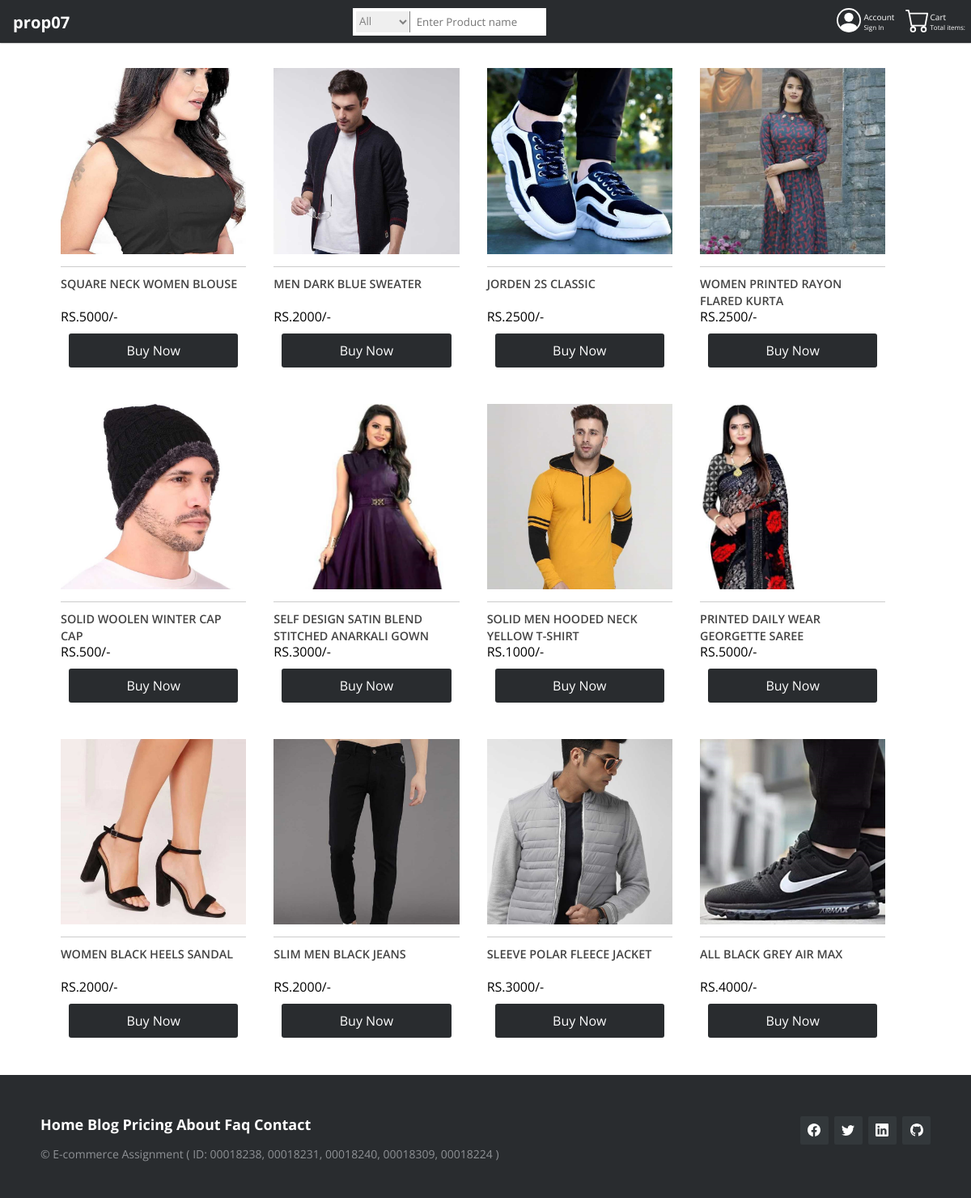
The page / on the database its author committed.
### tables this page shows
CREATE TABLE `product_info` (
  `product_id` int(11) NOT NULL,
  `pname` varchar(50) NOT NULL,
  `pprice` text NOT NULL,
  `pquantity` int(30) NOT NULL,
  `ptype` varchar(20) NOT NULL,
  `img_url` varchar(100) NOT NULL,
  `pdate` timestamp NOT NULL DEFAULT current_timestamp() ON UPDATE current_timestamp(),
  `disc` varchar(200) NOT NULL,
  `vendor_id` int(11) NOT NULL
);

### index.php (the view, shortened to what this page needs)
<?php  include "connection.php";
if(isset($_GET['id'])){
$id=$_GET['id'];
}else{
  $id=0;
}
?>
<!DOCTYPE html>
<html lang="en">
  <head>
    <link rel="stylesheet" href="index.css" />
  </head>
  <body>
    <header>
      <nav class="navbar">
        <div class="logo">
          <div class="text" style="margin-left: 1rem"><h1>prop07</h1></div>
        </div>
        <form action="" class="item search right" tabindex="0" method="post">
          <div>
            <div class="search-group">
              <select name="type">
                <option value="all">All</option>
              </select>
              <input type="search" placeholder="Enter Product name " name="search" />
            </div>
          </div>
        </form>
        <a href="account.php" class="item">
          <div class="group">
            <i>
            </i>
            <div class="detail">
              Account
              <div class="sub">Sign In</div>
            </div>
          </div>
        </a>
        <a href="cart.php" class="item">
          <div class="group">
            <i
              >
            </i>
            <div class="detail">
              Cart
              <div class="sub">Total items:</div>
            </div>
          </div>
        </a>
      </nav>
    </header>
    <section style="min-height: 89vh">
      <div id="wrap">
        <div id="columns" class="columns_4">
        <?php
        if(isset($_POST['search'])){
          $name=$_POST['search'];
          $type=$_POST['type'];
          if($type=="all"){
            $sql="SELECT * FROM `product_info` WHERE `pname`='$name' ORDER BY product_id DESC";
        $res= mysqli_query($conn, $sql);
        if (mysqli_num_rows($res)>0){ while ($product=mysqli_fetch_assoc($res)){ ?>
                  <figure>
                  <?php $str=$product['pname'];
                $str=strtoupper($str);
                $product_id=$product['product_id'];
                ?>
            <img src="product_image/<?=$product['img_url'];?>" />
            <figcaption><?php echo $str; ?></figcaption>
            <span class="price">RS.<?=$product['pprice'];?></span>
            <a
              class="button"
              href="<?php echo"
              product.php?id=" .$product_id."
              &uid=" .$id;?>"
              >Buy Now</a
            >
          </figure>
          <?php
            }}
          }elseif($type=="menswear"){
            $sql="SELECT * FROM `product_info` WHERE `pname`='$name' AND `ptype`='$type'  ORDER BY product_id DESC";
        $res= mysqli_query($conn, $sql);
        if (mysqli_num_rows($res)>0){ while ($product=mysqli_fetch_assoc($res)){ ?>
                  <figure>
                  <?php $str=$product['pname'];
                $str=strtoupper($str);
                $product_id=$product['product_id'];
                ?>
            <img src="product_image/<?=$product['img_url'];?>" />
            <figcaption><?php echo $str; ?></figcaption>
            <span class="price">RS.<?=$product['pprice'];?></span>
            <a
              class="button"
              href="<?php echo"
              product.php?id=" .$product_id."
              &uid=" .$id;?>"
              >Buy Now</a
            >
          </figure>
          <?php
            }}
          }elseif($type=="womenswear"){
            $sql="SELECT * FROM `product_info` WHERE `pname`='$name' AND `ptype`='$type' ORDER BY product_id DESC";
            $res= mysqli_query($conn, $sql);
            if (mysqli_num_rows($res)>0){ while ($product=mysqli_fetch_assoc($res)){ ?>
                      <figure>
                      <?php $str=$product['pname'];
                    $str=strtoupper($str);
                    $product_id=$product['product_id'];
                    ?>
                <img src="product_image/<?=$product['img_url'];?>" />
                <figcaption><?php echo $str; ?></figcaption>
                <span class="price">RS.<?=$product['pprice'];?></span>
                <a
                  class="button"
                  href="<?php echo"
                  product.php?id=" .$product_id."
                  &uid=" .$id;?>"
                  >Buy Now</a
                >
              </figure>
              <?php
                }}
          }elseif($type=="ab"){
            $sql="SELECT * FROM `product_info`  ORDER BY pprice ASC";
            $res= mysqli_query($conn, $sql);
            if (mysqli_num_rows($res)>0){ while ($product=mysqli_fetch_assoc($res)){ ?>
                      <figure>
                      <?php $str=$product['pname'];
                    $str=strtoupper($str);
                    $product_id=$product['product_id'];
                    ?>
                <img src="product_image/<?=$product['img_url'];?>" />
                <figcaption><?php echo $str; ?></figcaption>
                <span class="price">RS.<?=$product['pprice'];?></span>
                <a
                  class="button"
                  href="<?php echo"
                  product.php?id=" .$product_id."
                  &uid=" .$id;?>"
                  >Buy Now</a
                >
              </figure>
              <?php
                }}
          }else{
            $sql="SELECT * FROM `product_info` ORDER BY pprice DESC";
        $res= mysqli_query($conn, $sql);
        if (mysqli_num_rows($res)>0){ while ($product=mysqli_fetch_assoc($res)){ ?>
                  <figure>
                  <?php $str=$product['pname'];
                $str=strtoupper($str);
                $product_id=$product['product_id'];
                ?>
            <img src="product_image/<?=$product['img_url'];?>" />
            <figcaption><?php echo $str; ?></figcaption>
            <span class="price">RS.<?=$product['pprice'];?></span>
            <a
              class="button"
              href="<?php echo"
              product.php?id=" .$product_id."
              &uid=" .$id;?>"
              >Buy Now</a
            >
          </figure>
          <?php
            }}
          }
        }else {
        $sql="SELECT * FROM `product_info`ORDER BY product_id DESC";
        $res= mysqli_query($conn, $sql);
        if (mysqli_num_rows($res)>0){ while ($product=mysqli_fetch_assoc($res)){ ?>
                  <figure>
                  <?php $str=$product['pname'];
                $str=strtoupper($str);
                $product_id=$product['product_id'];
                ?>
            <img src="product_image/<?=$product['img_url'];?>" />
            <figcaption><?php echo $str; ?></figcaption>
            <span class="price">RS.<?=$product['pprice'];?>/-</span>
            <a
              class="button"
              href="<?php echo"
              product.php?id=" .$product_id."
              &uid=" .$id;?>"
              >Buy Now</a
            >
          </figure>
          <?php
   }}else{
     echo "Sorry nO data found";}
        }?>
        </div>
      </div>
    </section>
    <footer class="footer-distributed">
      <div class="footer-right">
        <a href="#"
          ><i class="fa fa-facebook"
            ></i
        ></a>
        <a href="#"
          ><i class="fa fa-twitter"
            ></i
        ></a>
        <a href="#"
          ><i class="fa fa-linkedin"
            ></i
        ></a>
        <a href="https://github.com/prop07"
          ><i class="fa fa-github"
            ></i
        ></a>
      </div>
      <div class="footer-left">
        <p class="footer-links">
          <a class="link-1" href="#">Home</a>
          <a href="#">Blog</a>
          <a href="#">Pricing</a>
          <a href="#">About</a>
          <a href="#">Faq</a>
          <a href="#">Contact</a>
        </p>
        <p>
        &copy; E-commerce Assignment ( ID: 00018238, 00018231, 00018240,
        00018309, 00018224 )
      </p>
      </div>
    </footer>
  </body>
</html>

### index.css (style rules this page uses)
:root { --theme-bg-color: #292c2f; --theme-color: white; }
* { margin: 0; padding: 0; font-family: "Open Sans", sans-serif; box-sizing: border-box; }
.navbar { display: flex; box-shadow: 0 0 2px 0 grey; align-items: center; font-size: 0.7em; background-color: var(--theme-bg-color); color: white; color: var(--theme-color); }
.item { padding: 7px; text-decoration: none; color: white; color: var(--theme-color); }
.item.right { margin: 0 0 0 auto; }
section { min-height: 95vh; }
.navbar .logo { font-size: 1.2em; align-items: center; display: flex; }
.item.search { transition: 0.2s linear; display: flex; justify-content: center; flex-grow: 1; }
.item.search input { width: 100%; padding: 6px; outline: none; border: 2px solid grey; max-width: 100%; border: 0; }
.item .search-group { display: flex; width: 100%; max-width: 700px; border: 2px solid grey; overflow: hidden; background: white; border-color: white; color: var(--theme-color); }
.item .search-group select { border: 0; margin: 2px; border-right: 1px solid grey; max-width: 5em; outline: none; color: grey; }
.item .group { display: flex; align-items: center; font-size: 0.9em; }
.item .group .sub { font-size: 0.8em; }
.footer-distributed { background-color: #292c2f; box-shadow: 0 1px 1px 0 rgba(0, 0, 0, 0.12); box-sizing: border-box; width: 100%; text-align: left; font: normal 16px sans-serif; padding: 45px 50px; }
.footer-distributed .footer-left p { color: #8f9296; font-size: 14px; margin: 0; }
.footer-distributed p.footer-links { font-size: 18px; font-weight: bold; color: #ffffff; margin: 0 0 10px; padding: 0; transition: ease 0.25s; }
.footer-distributed p.footer-links a { display: inline-block; line-height: 1.8; text-decoration: none; color: inherit; transition: ease 0.25s; }
.footer-distributed .footer-links a:before { font-size: 20px; left: 0; color: #fff; display: inline-block; padding-right: 5px; }
a { text-decoration: none; }
.footer-distributed .footer-right { float: right; margin-top: 6px; max-width: 180px; }
.footer-distributed .footer-right a { display: inline-block; width: 35px; height: 35px; background-color: #33383b; border-radius: 2px; font-size: 20px; color: #ffffff; text-align: center; line-height: 35px; margin-left: 3px; transition: all 0.25s; }
#wrap { width: 90%; max-width: 1100px; margin: 1rem auto; }
.columns_4 figure { width: 24%; margin-right: 1%; }
.columns_4 figure:nth-child(4) { margin-right: 0; }
div#columns figure { display: inline-block; margin: 0 0px 15px; -webkit-column-break-inside: avoid; -moz-column-break-inside: avoid; padding: 15px; padding-bottom: 5px; -webkit-transition: all 0.3s ease; -moz-transition: all 0.3s ease; -o-transition: all 0.3s ease; transition: all 0.3s ease; }
div#columns figure img { width: 100%; border-bottom: 1px solid #ccc; padding-bottom: 15px; margin-bottom: 5px; }
div#columns figure figcaption { font-size: 0.9rem; color: #444; line-height: 1.5; height: 2.5rem; font-weight: 600; text-overflow: ellipsis; }
.button { padding: 10px; background: #292c2f; margin: 10px; display: block; text-align: center; color: #fff; transition: all 1s linear; text-decoration: none; border-radius: 3px; }

### rows shown on the page
product_info: img_url (picture), pname "SQUARE NECK WOMEN BLOUSE", pprice "5000"
product_info: img_url (picture), pname "MEN DARK BLUE SWEATER", pprice "2000"
product_info: img_url (picture), pname "JORDEN 2S CLASSIC", pprice "2500"
product_info: img_url (picture), pname "WOMEN PRINTED RAYON FLARED KURTA", pprice "2500"
product_info: img_url (picture), pname "SOLID WOOLEN WINTER CAP CAP", pprice "500"
product_info: img_url (picture), pname "SELF DESIGN SATIN BLEND STITCHED ANARKALI GOWN", pprice "3000"
product_info: img_url (picture), pname "SOLID MEN HOODED NECK YELLOW T-SHIRT", pprice "1000"
product_info: img_url (picture), pname "PRINTED DAILY WEAR GEORGETTE SAREE", pprice "5000"
product_info: img_url (picture), pname "WOMEN BLACK HEELS SANDAL", pprice "2000"
product_info: img_url (picture), pname "SLIM MEN BLACK JEANS", pprice "2000"
product_info: img_url (picture), pname "SLEEVE POLAR FLEECE JACKET", pprice "3000"
product_info: img_url (picture), pname "ALL BLACK GREY AIR MAX", pprice "4000"
